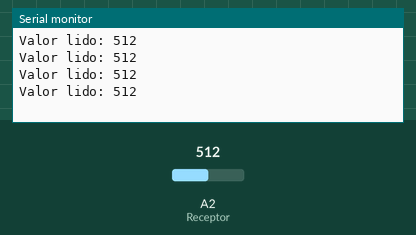
Bench run of a sketch on a simulated Arduino Uno, built with avr-gcc and run on an emulated ATmega328P. On the bench: the last lines printed to the serial monitor. The inputs (shaded band) are chosen by the test bench; at power-on: A2 (Receptor) = 512.

Above: at 1.2 s.
1.3 s: A2 (Receptor) set to 716
At 1.71 s:
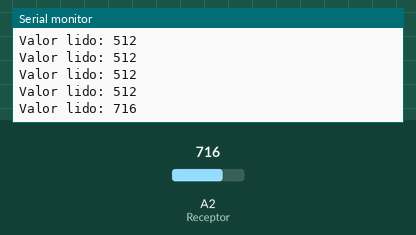
2.8 s: A2 (Receptor) set to 900
At 2.91 s:
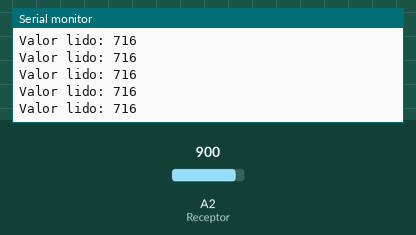
Timing chart, 0 to 5.8 s (numbered marks = the images above; inputs shaded):
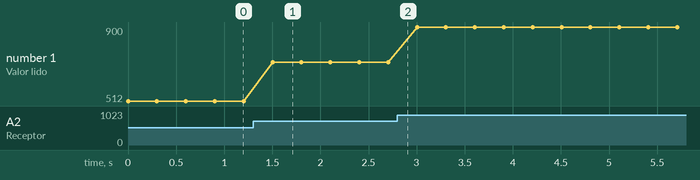

Measured:
- after the input at 1.3 s, the serial monitor: prints a new line after 0.20 s (image 1)
- plotted number 1: 512 → 716 after the input at 1.3 s, 716 → 900 after the input at 2.8 s

The sketch:

led_emissor_e_recptor_robocre.ino
```cpp
const int Receptor = A2;
int ValorSensor = 0;

void setup() {
  Serial.begin(9600);
}

void loop() {

  Serial.print("Valor lido: ");

  ValorSensor = analogRead(Receptor);
  Serial.println(ValorSensor);
  delay(300);
}
```
